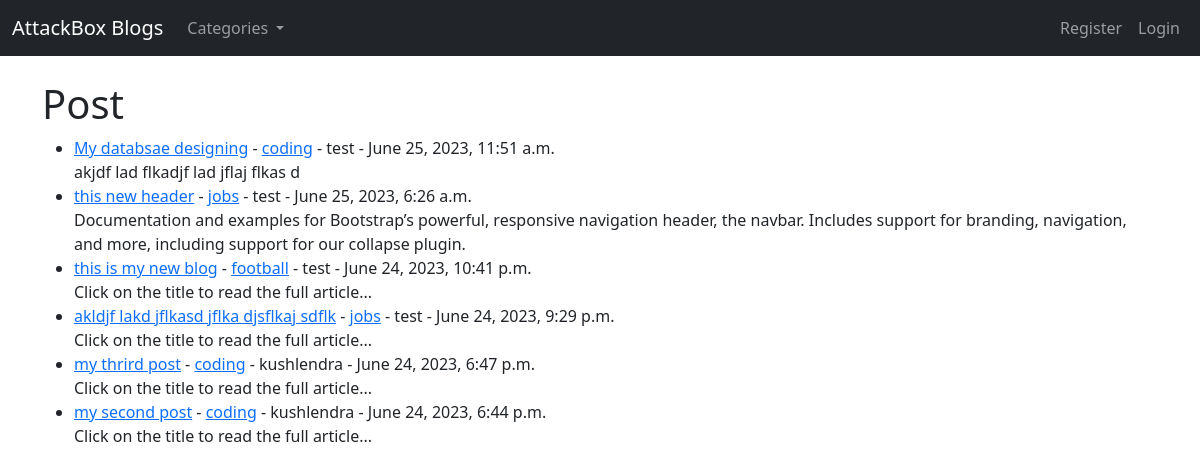
The page / on the database its author committed.
### theblog/models.py (models this page shows, shortened)
class Post(models.Model):
    title = models.CharField(max_length=255)
    header_image = models.ImageField(null=True, blank=True, upload_to="images/")
    author = models.ForeignKey(User, on_delete=models.CASCADE)
    category = models.CharField(max_length=255)
    snippet = models.CharField(max_length=255)
    body = models.TextField()
    created_date = models.DateTimeField(auto_now_add=True)
    likes = models.ManyToManyField(User, related_name='blog_posts')

### theblog/views.py (the view)
# urls.py: path("", HomeView.as_view(), name="home"),
class HomeView(ListView):
    model = Post
    template_name = 'home.html'
    ordering = ['-created_date']
    def get_context_data(self, *args, **kwargs):
        cat_menu = Category.objects.all()
        context = super(HomeView, self).get_context_data(*args, **kwargs)
        context["cat_menu"] = cat_menu
        return context

### theblog/models.py (called while the page is built)
    def __str__(self):
        return self.name

### theblog/templates/home.html (shortened to what this page needs)
{% extends 'base.html' %}
{% block content %}
<h1>Post</h1>
<ul>
    {% for post in object_list %}
    <li>
        <a href="{% url 'article-detail' post.pk %}">{{ post.title }}</a> - <a href="{% url 'category' post.category|slugify %}">{{ post.category }}</a> - {{ post.author }} - {{ post.created_date }}
        <br>
        {{ post.snippet|safe }}
    </li>
    {% endfor %}
</ul>
{% endblock content %}

### rows shown on the page
Post: title "My databsae designing", category "coding", author "test", created_date "June 25, 2023, 11:51 a.m.", snippet "akjdf lad flkadjf lad jflaj flkas d"
Post: title "this new header", category "jobs", author "test", created_date "June 25, 2023, 6:26 a.m.", snippet "Documentation and examples for Bootstrap’s powerful, responsive navigation header, the navbar. Includes support for branding, navigation, and more, including support for our collapse plugin."
Post: title "this is my new blog", category "football", author "test", created_date "June 24, 2023, 10:41 p.m.", snippet "Click on the title to read the full article..."
Post: title "akldjf lakd jflkasd jflka djsflkaj sdflk", category "jobs", author "test", created_date "June 24, 2023, 9:29 p.m.", snippet "Click on the title to read the full article..."
Post: title "my thrird post", category "coding", author "kushlendra", created_date "June 24, 2023, 6:47 p.m.", snippet "Click on the title to read the full article..."
Post: title "my second post", category "coding", author "kushlendra", created_date "June 24, 2023, 6:44 p.m.", snippet "Click on the title to read the full article..."
